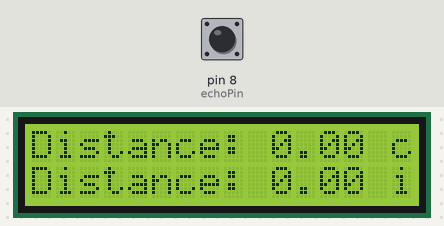
Recording of a sketch running on a simulated Arduino Uno, built with avr-gcc and run on an emulated ATmega328P. Parts: 16×2 character LCD. Inputs (shaded band) come from the test bench; at power-on: pin 8 (echoPin) LOW. What the sketch prints to the serial monitor is not drawn.

Above: at 1.8 s.
1.9 s: pin 8 (echoPin) pulsed HIGH 5 times (0.12 s each, 0.3 s apart)
At 3.2 s:
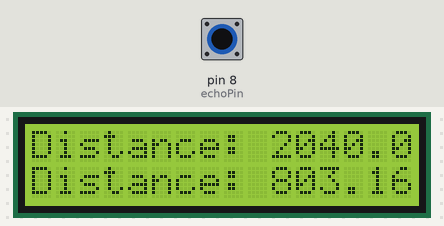
Timing chart, 0 to 4.9 s (numbered marks = the images above; inputs shaded):
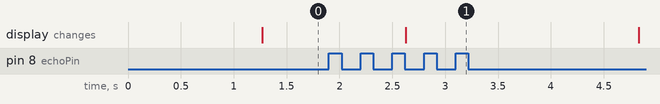

Measured:
- after the input at 1.9 s, the display: changes after 0.73 s (image 1)

The sketch:

ultrasoniclcd.ino
```cpp
#include <LiquidCrystal.h>
LiquidCrystal lcd(2, 3, 4, 5, 6, 7);
const int echoPin = 8;
const int trigPin = 9;

float duration;
float distance_cm;
float distance_inch;

void setup() {
  pinMode(trigPin, OUTPUT);
  pinMode(echoPin, INPUT);
  Serial.begin(9600);
  lcd.begin(16, 2);
}

void loop() {
  digitalWrite(trigPin, LOW);
  delay(100);
  digitalWrite(trigPin, HIGH);
  delay(100);
  digitalWrite(trigPin, LOW);
  duration = pulseIn(echoPin, HIGH);

  distance_cm = duration * 0.034 / 2.0;
  distance_inch = distance_cm * 0.393701;

  lcd.setCursor(0, 0);
  lcd.print("Distance: ");
  lcd.print(distance_cm);
  lcd.print(" cm");
  Serial.print("Distance: " + String(distance_cm) + " cm");

  lcd.setCursor(0, 1);
  lcd.print("Distance: ");
  lcd.print(distance_inch);
  lcd.print(" inch");
  Serial.print("Distance: " + String(distance_inch) + " inch");
  delay(1000);
}
```
